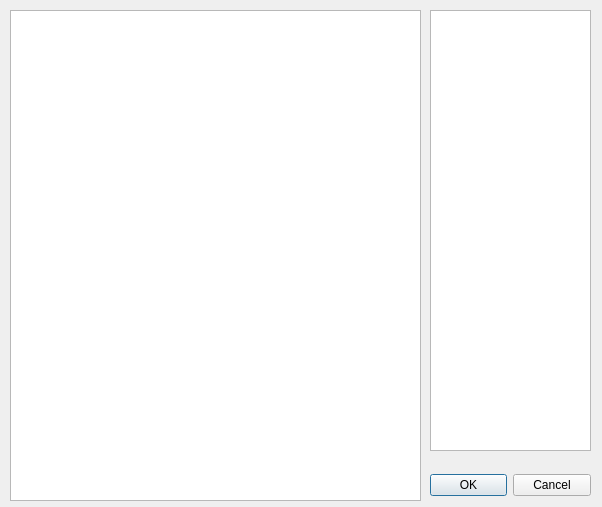
<?xml version="1.0" encoding="UTF-8"?>
<ui version="4.0">
 <class>NearestFeatureDialogBase</class>
 <widget class="QDialog" name="NearestFeatureDialogBase">
  <property name="geometry">
   <rect>
    <x>0</x>
    <y>0</y>
    <width>602</width>
    <height>507</height>
   </rect>
  </property>
  <property name="windowTitle">
   <string>Nearest Feature</string>
  </property>
  <widget class="QSplitter" name="splitter">
   <property name="geometry">
    <rect>
     <x>430</x>
     <y>470</y>
     <width>161</width>
     <height>31</height>
    </rect>
   </property>
   <property name="orientation">
    <enum>Qt::Horizontal</enum>
   </property>
   <widget class="QDialogButtonBox" name="button_box">
    <property name="orientation">
     <enum>Qt::Horizontal</enum>
    </property>
    <property name="standardButtons">
     <set>QDialogButtonBox::Cancel|QDialogButtonBox::Ok</set>
    </property>
   </widget>
  </widget>
  <widget class="QGraphicsView" name="graphicsViewShowImage">
   <property name="geometry">
    <rect>
     <x>10</x>
     <y>10</y>
     <width>411</width>
     <height>491</height>
    </rect>
   </property>
  </widget>
  <widget class="QTextEdit" name="textEditFeatureInfo">
   <property name="geometry">
    <rect>
     <x>430</x>
     <y>10</y>
     <width>161</width>
     <height>441</height>
    </rect>
   </property>
   <property name="readOnly">
    <bool>true</bool>
   </property>
  </widget>
 </widget>
 <resources/>
 <connections>
  <connection>
   <sender>button_box</sender>
   <signal>accepted()</signal>
   <receiver>NearestFeatureDialogBase</receiver>
   <slot>accept()</slot>
   <hints>
    <hint type="sourcelabel">
     <x>20</x>
     <y>20</y>
    </hint>
    <hint type="destinationlabel">
     <x>20</x>
     <y>20</y>
    </hint>
   </hints>
  </connection>
  <connection>
   <sender>button_box</sender>
   <signal>rejected()</signal>
   <receiver>NearestFeatureDialogBase</receiver>
   <slot>reject()</slot>
   <hints>
    <hint type="sourcelabel">
     <x>20</x>
     <y>20</y>
    </hint>
    <hint type="destinationlabel">
     <x>20</x>
     <y>20</y>
    </hint>
   </hints>
  </connection>
 </connections>
</ui>
